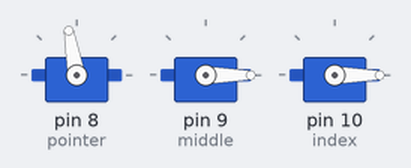
This sketch was run on a simulated Arduino Uno, built with avr-gcc and run on an emulated ATmega328P. On the bench: 3 × servo.

Above: at 0.3 s.
At 0.7 s:
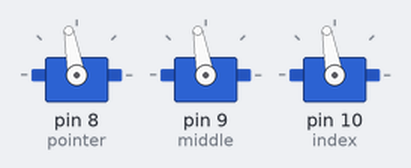
At 2.7 s:
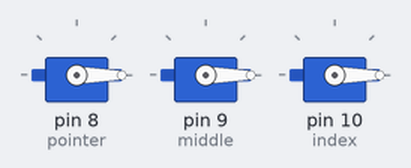
Timing chart, 0 to 4.2 s (numbered marks = the images above):
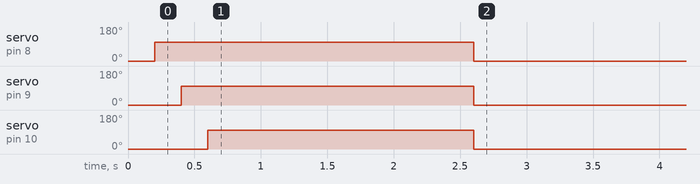

Measured:
- by itself, servo on pin 8 (pointer): 0° → 100° at 0.20 s, → 0° 2.4 s later
- by itself, servo on pin 9 (middle): 0° → 100° at 0.40 s, → 0° 2.2 s later
- by itself, servo on pin 10 (index): 0° → 100° at 0.60 s, → 0° 2.0 s later

The sketch:

hand_code.ino
```cpp
#include <Servo.h>
#define FINGERCOUNT 3
#define HANDDELAY 200

Servo pointer, middle, index;

void setup() {
  // put your setup code here, to run once:
  pointer.attach(8);
  middle.attach(9);
  index.attach(10);

  pointer.write(0);
  middle.write(0);
  index.write(0);

  delay(HANDDELAY);

  pointer.write(100);

  delay(HANDDELAY);

  middle.write(100);

  delay(HANDDELAY);

  index.write(100);

  delay(2000);

  pointer.write(0);

  middle.write(0);

  index.write(0);

}

void loop() {
  // put your main code here, to run repeatedly:

}
```
